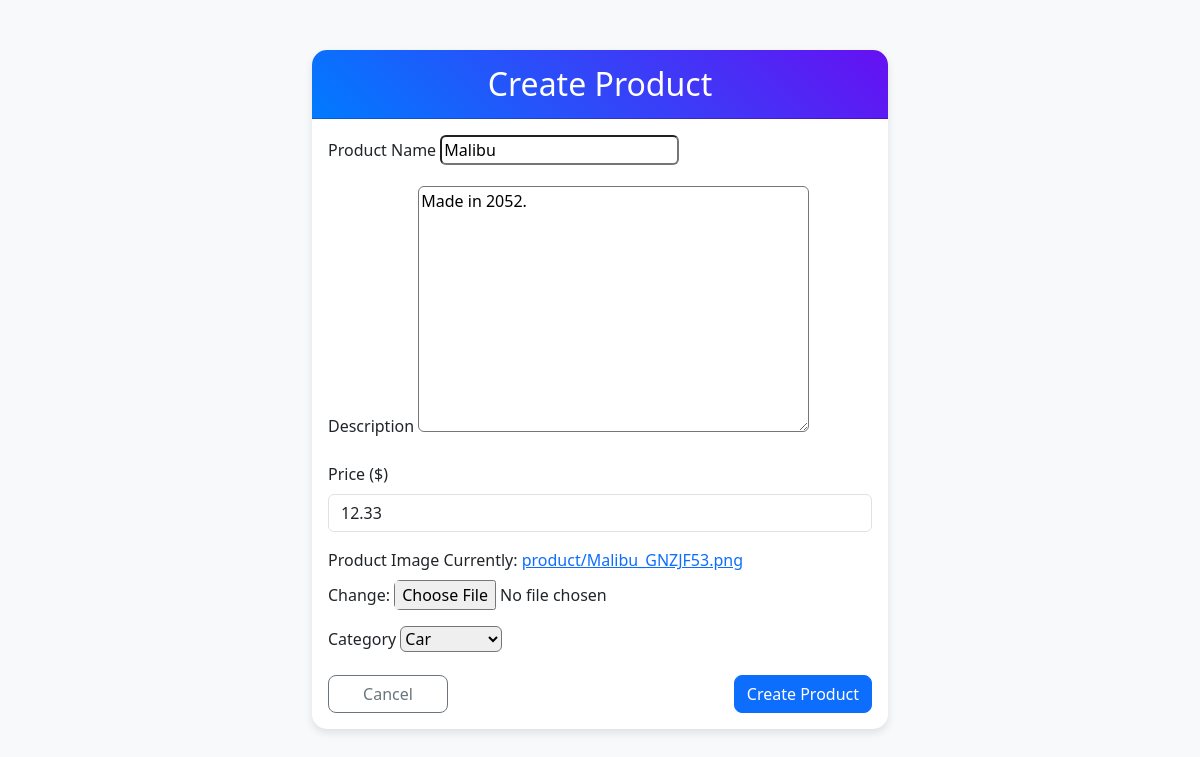
The page /product/update/1/ (signed in) on the database its author committed.
### commerce/models.py (models this page shows, shortened)
class Product(models.Model):
    name=models.CharField(max_length=100)
    description=models.TextField()
    price=models.DecimalField(max_digits=10, decimal_places=2)
    image=models.ImageField(upload_to='product/')
    category=models.ForeignKey(Category, on_delete=models.CASCADE, related_name='category')

### commerce/views.py (the view, shortened to what this page needs)
# urls.py: path('product/update/<int:pk>/', UpdateProductView.as_view(), name='product_update'),
class UpdateProductView(AdminRequiredMixin,View):
    def get(self, request, pk):
        product = get_object_or_404(Product, pk=pk)
        form = ProductForm(instance=product)
        return render(request, 'user/product_form.html', {"form": form, "product": product})

### commerce/forms.py
class ProductForm(forms.ModelForm):
    class Meta:
        model = Product
        fields = ['name', 'description', 'price',  'image', 'category']
        widgets = {
            'price': forms.NumberInput(attrs={'step': '0.01', 'class': 'form-control'}),
        }
        category = forms.ModelChoiceField(queryset=Category.objects.all(), required=False)

### commerce/context_processors.py (called while the page is built)
def cart_count(request):
    count = 0
    if request.user.is_authenticated:
        cart = Cart.objects.filter(user=request.user).first()
        if cart:
            count = cart.items.count()
    return {'cart_count': count}

### commerce/models.py (called while the page is built)
    def __str__(self):
        return self.name

### commerce/permission.py (called while the page is built)
    def dispatch(self, request, *args, **kwargs):
        if not request.user.is_staff:  # Ensure only admin users can access
            return HttpResponseForbidden("You are not authorized to perform this action.")
        return super().dispatch(request, *args, **kwargs)

### commerce/templates/user/product_form.html (shortened to what this page needs)
<!DOCTYPE html>
<html lang="en">
<head>
    <link rel="stylesheet" href="https://cdn.jsdelivr.net/npm/bootstrap@5.3.0/dist/css/bootstrap.min.css">
</head>
<body>
    <div class="container">
        <div class="card border-0">
            <div class="card-header">
                <h2 class="mb-0">{% if is_edit %}Edit Product{% else %}Create Product{% endif %}</h2>
            </div>
            <div class="card-body">
                <form method="post" enctype="multipart/form-data" class="needs-validation" novalidate>
                    <div class="mb-3">
                        <label for="{{ form.name.id_for_label }}" class="form-label">Product Name</label>
                        {{ form.name }}
                    </div>
                    <div class="mb-3">
                        <label for="{{ form.description.id_for_label }}" class="form-label">Description</label>
                        {{ form.description }}
                    </div>
                    <div class="mb-3">
                        <label for="{{ form.price.id_for_label }}" class="form-label">Price ($)</label>
                        {{ form.price }}
                    </div>
                    <div class="mb-3">
                        <label for="{{ form.image.id_for_label }}" class="form-label">Product Image</label>
                        {{ form.image }}
                    </div>
                    <div class="mb-3">
                        <label for="{{ form.category.id_for_label }}" class="form-label">Category</label>
                        {{ form.category }}
                    </div>
                    <div class="d-flex justify-content-between">
                        <a href="{% url 'home' %}" class="btn btn-outline-secondary">Cancel</a>
                        <button type="submit" class="btn btn-primary">
                            {% if is_edit %}Update Product{% else %}Create Product{% endif %}
                        </button>
                    </div>
                </form>
            </div>
        </div>
    </div>
</body>
</html>

### commerce/templates/user/product_form.html (style rules this page uses)
body { background: #f8f9fa; }
.container { max-width: 600px; margin-top: 50px; }
.card { border-radius: 15px; overflow: hidden; box-shadow: 0 4px 8px rgba(0, 0, 0, 0.1); }
.card-header { background: linear-gradient(45deg, #007bff, #6610f2); color: white; text-align: center; padding: 15px; }
button, .btn { min-width: 120px; border-radius: 8px; }
input, textarea, select { border-radius: 6px; }

### rows shown on the page
Product: name "Malibu", description "Made in 2052.", price "12.33", category "Car"
